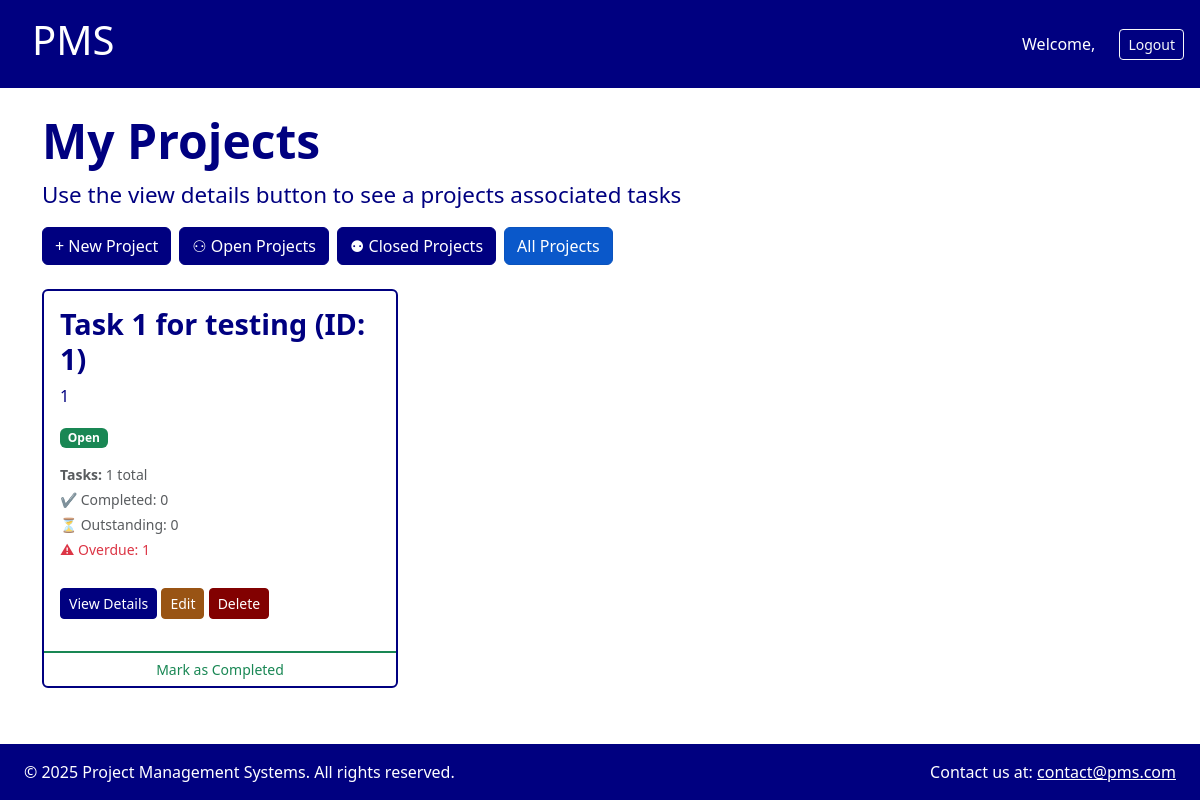
Page /projects/ (signed in) on the committed database.
### projects/models.py (models this page shows, shortened)
class Project(models.Model):
    STATUS_CHOICES = [
        ('open', 'Open'),
        ('closed', 'Closed'),
    ]
    name = models.CharField(max_length=200)
    description = models.TextField()
    owner = models.ForeignKey(
        User, on_delete=models.CASCADE, related_name='projects') # If the user is deleted, delete their projects too
    status = models.CharField(
        max_length=10, choices=STATUS_CHOICES, default='open')
    start_date = models.DateField()
    end_date = models.DateField()
    previous_task_statuses = models.JSONField(null=True, blank=True)
    def update_task_counts(self):
        self.completed_count = self.tasks.filter(status="completed").count()
        self.outstanding_count = self.tasks.filter(
            status="outstanding").count()
        self.overdue_count = self.tasks.filter(status="overdue").count()
        self.total_tasks = self.tasks.count()

### projects/views.py (the view)
# urls.py: path('', views.project_list, name='project_list'),
@login_required
@never_cache
def project_list(request):
    status_filter = request.GET.get("status", "all")
    error_project_id = request.GET.get("error_project_id")
    error_message = request.GET.get("error_message")
    projects = Project.objects.filter(
        owner=request.user).prefetch_related("tasks")
    if status_filter in ["open", "closed"]:
        projects = projects.filter(status=status_filter)
    for project in projects:
        project.update_task_counts()
    context = {
        "projects": projects,
        "status_filter": status_filter,
        "error_project_id": error_project_id,
        "error_message": error_message,
    }
    return render(request, "projects/project_list.html", context)

### projects/templates/projects/project_list.html (shortened to what this page needs)
{% extends 'core/base_users.html' %}
{% load static %}
{% load widget_tweaks %}
{% block content %}
<div class="container my-4">
  <h2 class="mb-2">My Projects</h2>
  <p class="project_list_header_p">Use the view details button to see a projects associated tasks</p>
  <div class="mb-4 d-flex gap-2 flex-wrap">
    <a href="{% url 'project_create' %}" class="btn btn-primary">+ New Project</a>
    <a href="?status=open" class="btn btn-primary {% if status_filter == 'open' %}active{% endif %}">⚇ Open Projects</a>
    <a href="?status=closed" class="btn btn-primary {% if status_filter == 'closed' %}active{% endif %}">⚉ Closed
      Projects</a>
    <a href="?status=all" class="btn btn-primary {% if status_filter == 'all' %}active{% endif %}">All Projects</a>
  </div>
  <div class="row">
    {% if projects %}
    {% for project in projects %}
    <div class="col-md-6 col-lg-4 mb-4">
      <div class="card h-100 border-primary">
        <div class="card-body">
          <h3 class="card-title">{{ project.name }} (ID: {{ project.id }})</h3>
          <p class="card-text">
            {{ project.description|default:"No description"|truncatechars:100 }}
          </p>
          {% if project.status == "open" %}
          <span class="badge bg-success mb-3">Open</span>
          {% elif project.status == "closed" %}
          <span class="badge bg-secondary mb-3">Closed</span>
          {% endif %}
          <div class="small text-muted">
            <p class="mb-1 tasks-total"><strong>Tasks:</strong> {{ project.total_tasks }} total</p>
            <p class="mb-1 tasks-text-completed">✔ Completed: {{ project.completed_count }}</p>
            <p class="mb-1 tasks-text-outstanding">⏳ Outstanding: {{ project.outstanding_count }}</p>
            <p class="mb-1 text-danger">⚠ Overdue: {{ project.overdue_count }}</p>
          </div>
        </div>
        <div class="card-footer bg-transparent border-top-0">
          <a href="{% url 'project_detail' project.id %}" class="btn btn-sm btn-primary">View Details</a>
          <a href="{% url 'project_edit' project.id %}?next={% url 'project_list' %}"
            class="btn btn-sm btn-edit">Edit</a>
          <button type="button" class="btn btn-sm btn-secondary" data-bs-toggle="modal"
            data-bs-target="#deleteProjectModal{{ project.id }}">
            Delete
          </button>
        </div>
        {% if project.status == 'open' %}
        <a href="{% url 'project_toggle_complete' project.id %}" class="btn btn-sm only-top-border success mt-4"
          onclick="if (!confirm('close this project?')) { this.blur(); return false; }">Mark as Completed</a>
        {% else %}
        <a href="{% url 'project_toggle_complete' project.id %}" class="btn btn-sm only-top-border secondary mt-4"
          onclick="if (!confirm('re-open this project?')) { this.blur(); return false; }">Re-open Project</a>
        {% endif %}
      </div>
    </div>
    {% endfor %}
    {% else %}
    <p class="text-muted">You have no projects yet. Click "Create Project" to add one!</p>
    {% endif %}
  </div>
</div>
{% endblock %}

### static/assets/stylesheets/base.css (style rules this page uses)
html, body { height: 100%; margin: 0; }
body { display: flex; flex-direction: column; min-height: 100vh; }

### static/assets/stylesheets/authentication.css (style rules this page uses)
.border-primary { border-color: #000080 !important; border-width: 2px !important; }
.card-title { font-size: 1.8rem; color: #000080; }

### static/assets/stylesheets/components.css (style rules this page uses)
h2 { font-size: 3rem; color: #000080; font-weight: 600; }
h3 { color: #000080; font-weight: 600; }
.project_list_header_p { font-size: 1.4rem; color: #000080; }
.card-text { font-size: 1.0rem; color: #000080; }
.btn-primary { background-color: #000080; border-color: #000080; }
.btn-secondary { background-color: #820101; border-color: #820101; color: #fff; outline: none; box-shadow: none; }
.btn-edit { background-color: #995414; border-color: #995414; color: #ffffff; }
.only-top-border { border-top: 2px solid; border-left: none; border-right: none; border-bottom: none; border-radius: 0 !important; background-color: transparent; transition: all 0.3s ease; padding: 6px 12px; text-decoration: none; display: inline-block; }
.only-top-border.success { border-top-color: var(--bs-success); color: var(--bs-success); }

### rows in the picture
Project: name "Task 1 for testing", id "1", description "1", status "Open", total_tasks "1", completed_count "0", outstanding_count "0", overdue_count "1"
